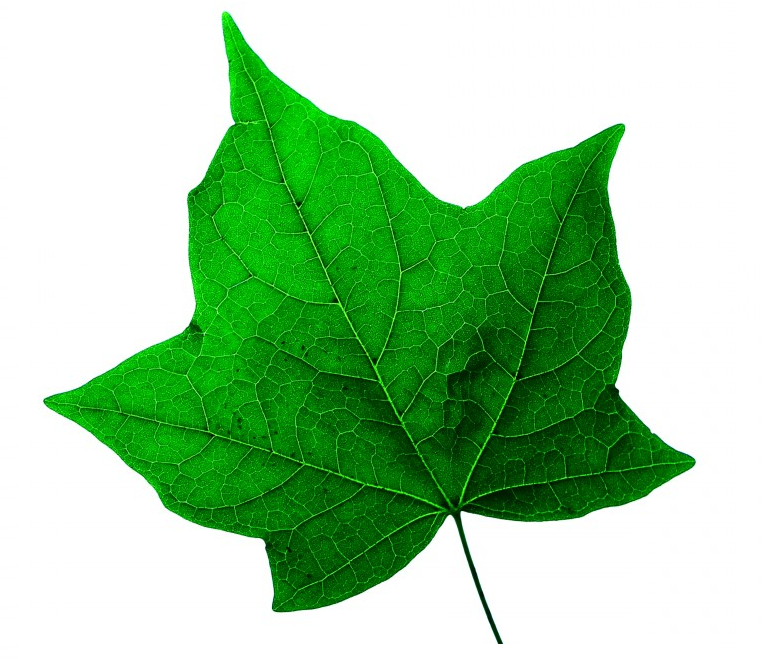
#> input picture images/leaf.png, 765 x 659 px
$ python ThresholdingOtsu.py
#> lines starting #> are read from the running program, lines starting #| are printed output that depends on the picture
import cv2
from matplotlib import pyplot as plt

def ShowImgWithMatplotlib(colorImg, title, pos):
    imgRGB=colorImg[:, :, ::-1]
    ax=plt.subplot(2, 2, pos)
    plt.imshow(imgRGB)
    plt.title(title)
    plt.axis('off')

def ShowHistWithMatplotlibGray(hist, title, pos, color, t=-1):
    ax=plt.subplot(2, 2, pos)
    plt.xlabel("bins")
    plt.ylabel("number of pixels")
    plt.xlim([0, 256])
    plt.axvline(x=t, color='m', linestyle='--')
    plt.plot(hist, color=color)

fig=plt.figure(figsize=(10, 10))
plt.suptitle("Otsu's binarization algorithm", fontsize=14, fontweight='bold')
fig.patch.set_facecolor('silver')

image=cv2.imread('images/leaf.png')
#> image is the input picture: shape (659, 765, 3); mean B, G, R 160, 206.4, 160
grayImage=cv2.cvtColor(image, cv2.COLOR_BGR2GRAY)
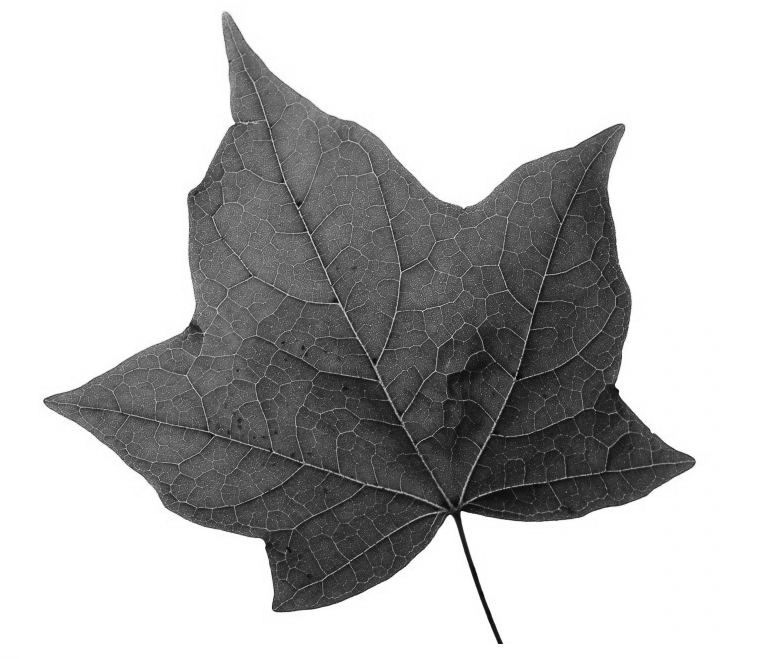
#> grayImage: shape (659, 765); min 7, max 255, mean 187.2
hist=cv2.calcHist([grayImage], [0], None, [256], [0, 256])
#> hist = 256 values, max 271687 at index 255, min 0 at index 0, mean 1969.3
ret1, th1=cv2.threshold(grayImage, 0, 255, cv2.THRESH_TRUNC+cv2.THRESH_OTSU)
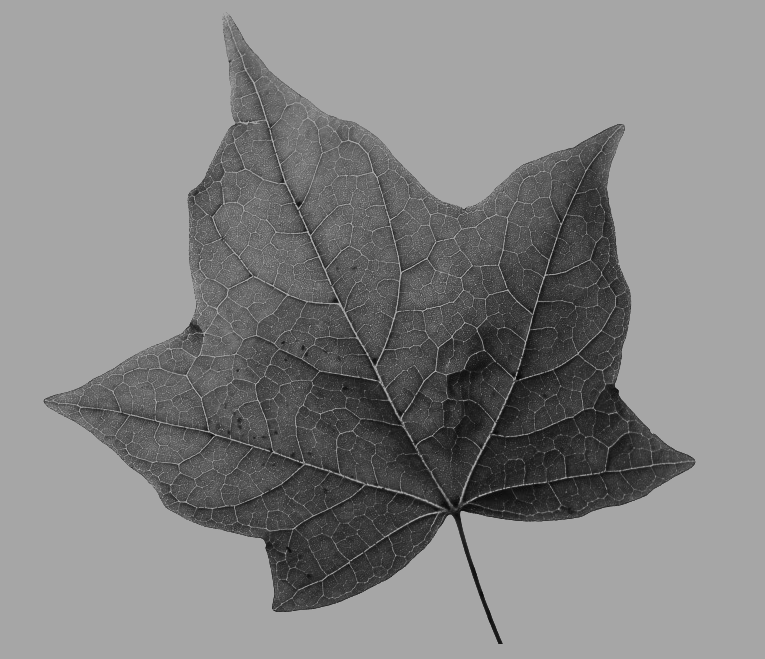
#> th1: shape (659, 765); min 7, max 166, mean 132.6
#> ret1 = 166

ShowImgWithMatplotlib(image, "image", 1)
ShowImgWithMatplotlib(cv2.cvtColor(grayImage, cv2.COLOR_GRAY2BGR), "gray img", 2)
ShowHistWithMatplotlibGray(hist, "grayscale histogram", 3, 'm', ret1)
ShowImgWithMatplotlib(cv2.cvtColor(th1, cv2.COLOR_GRAY2BGR), "Otsu's binarization", 4)
plt.show()
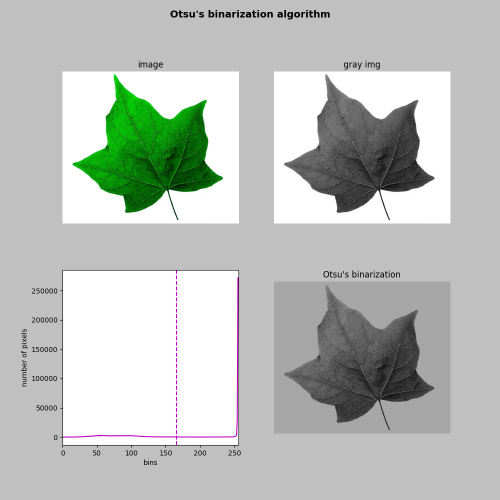
#> figure drawn by matplotlib, 4 panels; panel 3: curve peaks at x = 255, y = 271687
